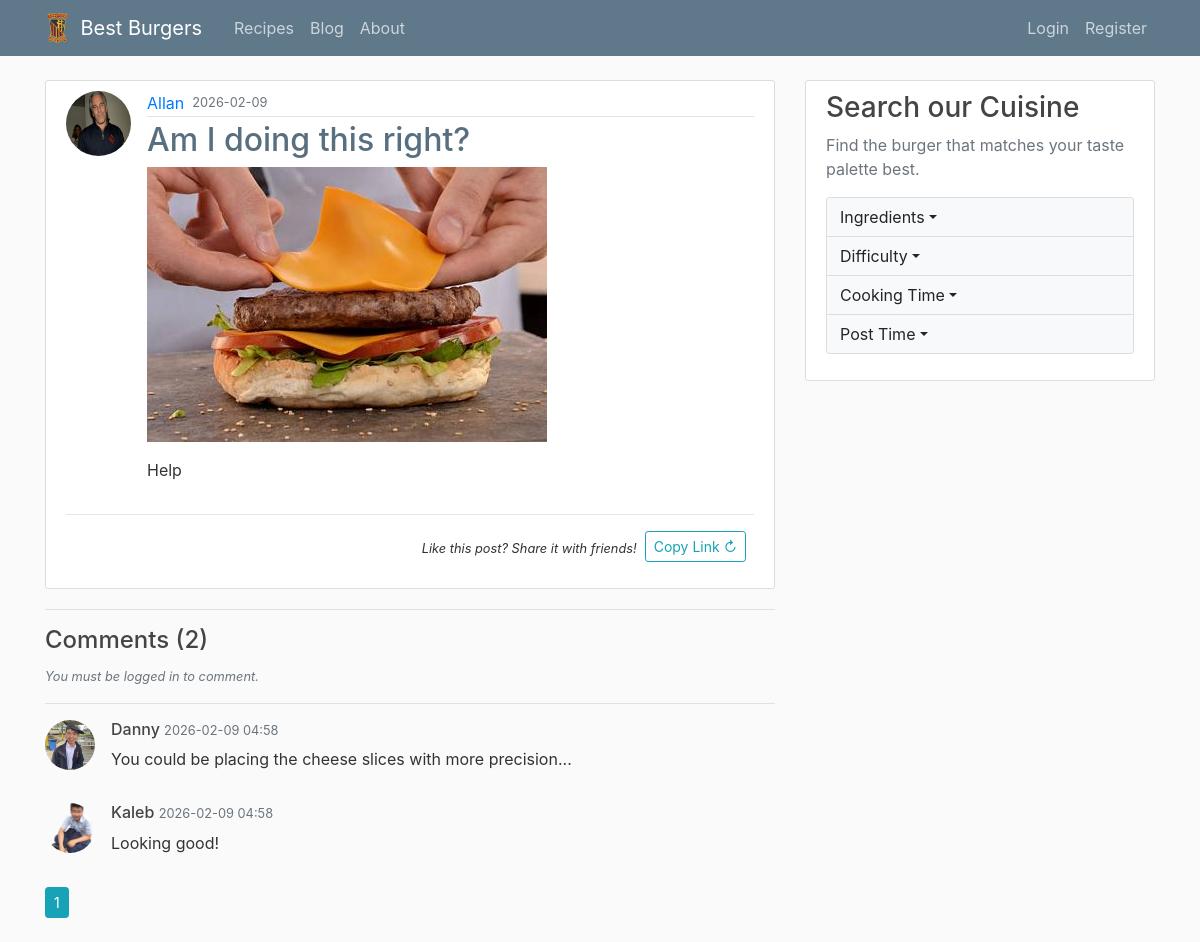
/post/10, run on the app's committed database.
### flaskblog/models.py (models this page shows, shortened)
class User(db.Model, UserMixin):
    id = db.Column(db.Integer, primary_key=True) # Primary key for the user table
    username = db.Column(db.String(20), unique=True, nullable=False)
    email = db.Column(db.String(120), unique=True, nullable=False)
    image_file = db.Column(db.String(20), nullable=False, default='default.jpg') # Profile image filename stored in the database
    password = db.Column(db.String(60), nullable=False)
    posts = db.relationship('Post', backref='author', lazy=True)
    is_admin = db.Column(db.Boolean, default=False)

class Post(db.Model):
    id = db.Column(db.Integer, primary_key=True) # Primary key for posts
    title = db.Column(db.String(100), nullable=False)
    date_posted = db.Column(db.DateTime, nullable=False, default=datetime.utcnow)
    content = db.Column(db.Text, nullable=False)
    image_file = db.Column(db.String(20), nullable=True) # Optional image file
    tags = db.Column(db.String(200), nullable=True, default="") # Optional tags users can include on their posts for search filters
    user_id = db.Column(db.Integer, db.ForeignKey('user.id'), nullable=False)
    category = db.Column(db.String(20), nullable=False, default="main")
    comments = db.relationship('Comment', backref='post', lazy=True, cascade="all, delete-orphan")

class Comment(db.Model):
    id = db.Column(db.Integer, primary_key=True) # Primary key for comments
    content = db.Column(db.Text, nullable=False)
    date_posted = db.Column(db.DateTime, nullable=False, default=datetime.utcnow)
    author = db.relationship('User', backref='comments')
    user_id = db.Column(db.Integer, db.ForeignKey('user.id'), nullable=False) # Foreign key linking comment to its author
    post_id = db.Column(db.Integer, db.ForeignKey('post.id'), nullable=False) # Foreign key linking comment to its post

### flaskblog/posts/routes.py (the view)
@posts.route("/post/<int:post_id>", methods=['GET', 'POST'])
def post(post_id):
    page = request.args.get('page', 1, type=int) # Pagination for comments
    post = Post.query.get_or_404(post_id)
    form = CommentForm()
    comments = Comment.query.filter_by(post_id=post.id).order_by(Comment.date_posted.desc()).paginate(page=page, per_page=3) # Fetch comments for this post, newest first
    comment_count = Comment.query.filter_by(post_id=post.id).count()
    if form.validate_on_submit():
        new_comment = Comment(content=form.content.data, author=current_user, post=post)
        db.session.add(new_comment)
        db.session.commit()
        return redirect(url_for('posts.post', post_id=post.id))
    return render_template('post.html', title=post.title, post=post, form=form, comments=comments, comment_count=comment_count)

### flaskblog/__init__.py (called while the page is built)
def create_app(config_class=Config):
    app = Flask(__name__)
    app.config.from_object(Config) # Load configuration settings
    db.init_app(app)
    bcrypt.init_app(app)
    login_manager.init_app(app)
    mail.init_app(app)
    from flaskblog.users.routes import users
    from flaskblog.posts.routes import posts
    from flaskblog.main.routes import main
    from flaskblog.errors.handlers import errors
    app.register_blueprint(users)
    app.register_blueprint(posts)
    app.register_blueprint(main)
    app.register_blueprint(errors)
    @app.context_processor
    def inject_tag_labels():
        return dict(tag_labels=TAG_LABELS)
    with app.app_context():
        db.create_all()
        load_admin_user()
    return app

### flaskblog/templates/post.html (shortened to what this page needs)
{% extends "layout.html" %}
{% block content %}
<div class="content-section">
  <article class="media">
    <img class="rounded-circle article-img" src="{{ url_for('static', filename='profile_pics/' + post.author.image_file) }}">
    <div class="media-body">
      <div class="article-metadata d-flex justify-content-between align-items-start flex-wrap">
        <div class="d-flex align-items-center flex-wrap">
          <a class="mr-2" href="{{ url_for('users.user_posts', username=post.author.username) }}">{{ post.author.username }}</a>
          <small class="text-muted mr-2">{{ post.date_posted.strftime('%Y-%m-%d') }}</small>
        </div>
      </div>
      <h2 class="article-title">{{ post.title }}</h2>
      {% if post.image_file %}
        <img class="img-fluid mb-3" src="{{ url_for('static', filename='post_pics/' + post.image_file) }}">
      {% endif %}
      <p class="article-content">{{ post.content }}</p>
    </div>
  </article>
  <hr>
  <div class="d-flex justify-content-end align-items-center mb-3">
    <span class="mr-2"><small><i>Like this post? Share it with friends!</i></small></span>
    <button class="btn btn-sm btn-outline-info mr-2" onclick="copyPostLink()">Copy Link ↻</button>
  </div>
</div>
{% include "comments.html" %}
{% endblock content %}

### flaskblog/templates/comments.html (shortened to what this page needs)
<hr>
<h4>Comments ({{ comment_count }})</h4>
{% if current_user.is_authenticated %}
  <form method="POST">
    {{ form.hidden_tag() }}
    <div class="form-group">
      <small><i>{{ form.content.label }}</i></small>
      {{ form.content(class="form-control", rows="1") }}
    </div>
    {{ form.submit(class="btn btn-outline-info") }}
  </form>
{% else %}
  <small class="text-muted"><i>You must be logged in to comment.</i></small>
{% endif %}
<hr>
{% for comment in comments.items %}
  <div class="media mb-3">
    <img class="comment-avatar mr-3"
         src="{{ url_for('static', filename='profile_pics/' + comment.author.image_file) }}">
    <div class="media-body">
      <div class="d-flex justify-content-between align-items-start">
        <h6 class="mt-0 mb-0">
          {{ comment.author.username }}
          <small class="text-muted">
            {{ comment.date_posted.strftime('%Y-%m-%d %H:%M') }}
          </small>
        </h6>
      </div>
      {% if comment.author == current_user or current_user.is_admin %}
        <p>{{ comment.content }}</p>
      {% else %}
        <p class="mt-2">{{ comment.content }}</p>
      {% endif %}
    </div>
  </div>
{% else %}
  <p class="text-muted">No comments yet. Be the first to comment!</p>
{% endfor %}
<div class="pagination mt-3 mr-2 mb-4">
    {% for page_num in comments.iter_pages(left_edge=1, right_edge=1, left_current=1, right_current=2) %}
        {% if page_num %}
            {% if comments.page == page_num %}
                <a class="btn btn-info btn-sm mr-2" href="{{ url_for('posts.post', post_id=post.id, page=page_num) }}">{{ page_num }}</a>
            {% else %}
                <a class="btn btn-outline-info btn-sm mr-2" href="{{ url_for('posts.post', post_id=post.id, page=page_num) }}">{{ page_num }}</a>
            {% endif %}
        {% else %}
            ...
        {% endif %}
    {% endfor %}
</div>

### flaskblog/static/main.css (style rules this page uses)
body { background: #fafafa; color: #333333; margin-top: 5rem; }
h1, h2, h3, h4, h5, h6 { color: #444444; }
.content-section { background: #ffffff; padding: 10px 20px; border: 1px solid #dddddd; border-radius: 3px; margin-bottom: 20px; }
.article-title { color: #576F7F; }
.article-content { white-space: pre-line; }
.article-img { height: 65px; width: 65px; margin-right: 16px; }
.article-metadata { padding-bottom: 1px; margin-bottom: 4px; border-bottom: 1px solid #e3e3e3 }
.comment-avatar { width: 50px; height: 50px; object-fit: cover; border-radius: 50%; }

### data on the page
User: image_file (picture), author.username "Allan"
Post: date_posted "2026-02-09", title "Am I doing this right?", image_file (picture), content "Help"
Comment: image_file (picture), author.username "Danny", date_posted "2026-02-09 04:58", content "You could be placing the cheese slices with more precision..."
Comment: image_file (picture), author.username "Kaleb", date_posted "2026-02-09 04:58", content "Looking good!"

### other printed values
{{ comment_count }} "2"
{{ page_num }} "1"
